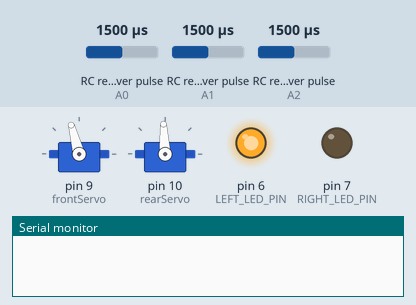
A program run on a simulated Arduino Uno, built with avr-gcc and run on an emulated ATmega328P. Shown: 2 × servo, output pins drawn as LEDs (lit = HIGH), the last lines printed to the serial monitor. Wiring (inferred from the names in the program): 3 × RC receiver channel: data A0 / data A1 / data A2. The inputs (shaded band) are chosen by the test bench; at power-on: RC receiver pulse (sensors on A0, A1, A2) 1500 µs.

Above: at 0.9 s.
1.3 s: RC receiver pulse (sensor on A0) set to 1250 µs
At 4.2 s:
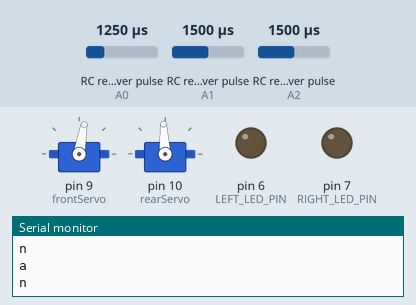
4.3 s: RC receiver pulse (sensor on A1) set to 1472 µs
At 5.8 s:
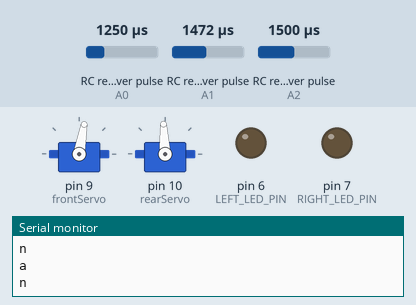
6.9 s: RC receiver pulse (sensor on A1) set to 1449 µs
8.4 s: RC receiver pulse (sensor on A0) set to 1249 µs
At 10.1 s:
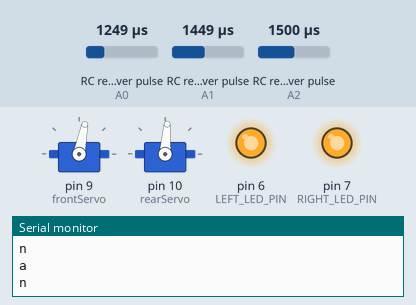
11.4 s: RC receiver pulse (sensor on A1) set to 1500 µs
At 11.7 s:
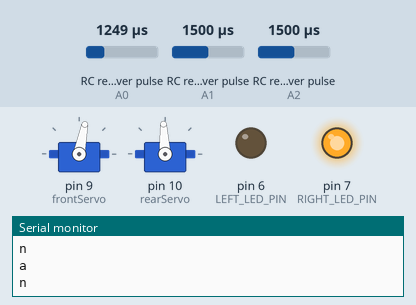
14.4 s: RC receiver pulse (sensor on A0) set to 1020 µs
Timing chart, 0 to 18.4 s (numbered marks = the images above; inputs shaded):
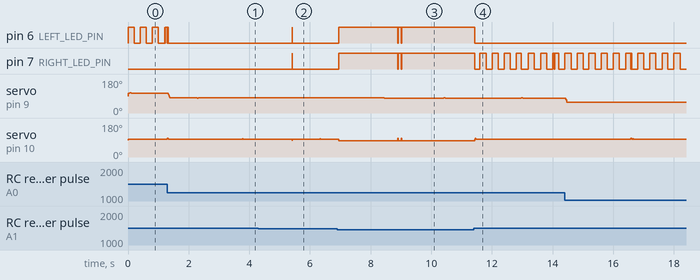

Measured:
- the behaviour switches between 1250 and 1249 µs on RC receiver pulse (sensor on A0) (found by bisection; images 2 and 3)
- after the input at 1.3 s, pin 6 (LEFT_LED_PIN): goes on until 1.3 s, then stays LOW
- after the input at 4.3 s, pin 6 (LEFT_LED_PIN), pin 7 (RIGHT_LED_PIN): LOW → HIGH after 1.1 s, → LOW 0.01 s later
- after the input at 8.4 s, pin 6 (LEFT_LED_PIN), pin 7 (RIGHT_LED_PIN): HIGH → LOW after 0.62 s, → HIGH 0.01 s later; servo on pin 9 (frontServo): 80° → 79° at once
- after the input at 11.4 s, pin 6 (LEFT_LED_PIN): goes on until 11.4 s, then stays LOW

The program:

main.cpp
```cpp
#include <PinChangeInterrupt.h>
#include <Servo.h>

#define CH1 A0
#define CH2 A1
#define CH9 A2

#define LEFT_LED_PIN 6
#define RIGHT_LED_PIN 7

void handleCH1();
void handleCH2();
void handleCH9();

volatile int ch1Pulse = 1500;
volatile int ch2Pulse = 1500;
volatile int ch9Pulse = 1000;

volatile unsigned long ch1Start = 0;
volatile unsigned long ch2Start = 0;
volatile unsigned long ch9Start = 0;

Servo frontServo;
Servo rearServo;

unsigned long lastCheck = 0;
const unsigned long interval = 10;

const int FILTER_SIZE = 5;
int ch1Buffer[FILTER_SIZE] = {1500, 1500, 1500, 1500, 1500};
int ch2Buffer[FILTER_SIZE] = {1500, 1500, 1500, 1500, 1500};
int bufferIndex = 0;

bool autonomousMode = false;
int lastCh9Pulse = 1500;

int average(int* buffer) {
  long sum = 0;
  for (int i = 0; i < FILTER_SIZE; i++) sum += buffer[i];
  return sum / FILTER_SIZE;
}

void setup() {
  Serial.begin(9600);
  pinMode(CH1, INPUT_PULLUP);
  pinMode(CH2, INPUT_PULLUP);
  pinMode(CH9, INPUT_PULLUP);
  pinMode(LEFT_LED_PIN, OUTPUT);
  pinMode(RIGHT_LED_PIN, OUTPUT);

  attachPCINT(digitalPinToPCINT(CH1), handleCH1, CHANGE);
  attachPCINT(digitalPinToPCINT(CH2), handleCH2, CHANGE);
  attachPCINT(digitalPinToPCINT(CH9), handleCH9, CHANGE);

  frontServo.attach(9);
  rearServo.attach(10);
}

void loop() {
  unsigned long now = millis();
  if (now - lastCheck >= interval) {
    lastCheck = now;

    // CH9 신호 변화 감지 → 모드 토글
    if ((lastCh9Pulse <= 1500 && ch9Pulse > 1500) || (lastCh9Pulse > 1500 && ch9Pulse <= 1500)) {
      autonomousMode = !autonomousMode;
      Serial.println(autonomousMode ? "a" : "n");
    }
    lastCh9Pulse = ch9Pulse;

    // 시리얼 명령 처리 (모드 전환 + 오토 동작)
    static char lastRearCmd = 'f';
    static char lastFrontCmd = 's';

    while (Serial.available()) {
      char cmd = Serial.read();

      // 모드 강제 전환
      if (cmd == 'A') {
        if (!autonomousMode) {
          autonomousMode = true;
          Serial.println("a");
        }
      } else if (cmd == 'N') {
        if (autonomousMode) {
          autonomousMode = false;
          Serial.println("n");
        }
      }

      // 오토모드 명령 처리
      if (autonomousMode) {
        if (cmd == 'l') {
          frontServo.write(120);
          lastFrontCmd = cmd;
        } else if (cmd == 'r') {
          frontServo.write(70);
          lastFrontCmd = cmd;
        }if (cmd == 'L') {
          frontServo.write(135);
          lastFrontCmd = cmd;
        } else if (cmd == 'R') {
          frontServo.write(45);
          lastFrontCmd = cmd;
        } else if (cmd == 's') {
          frontServo.write(90);
          lastFrontCmd = cmd;
        } else if (cmd == 'f' || cmd == 'b' || cmd == 't') {
          lastRearCmd = cmd;
        }
      }
    }

    // 오토모드 동작
    if (autonomousMode) {
      if (lastRearCmd == 'f') {
        rearServo.writeMicroseconds(1558);
      } else if (lastRearCmd == 'b') {
        rearServo.writeMicroseconds(1430);
      } else {
        rearServo.writeMicroseconds(1500);
      }

      // LED 제어
      if (lastRearCmd == 'b') {
        digitalWrite(LEFT_LED_PIN, HIGH);
        digitalWrite(RIGHT_LED_PIN, HIGH);
      } else if (lastFrontCmd == 'l') {
        digitalWrite(LEFT_LED_PIN, millis() % 400 < 200 ? HIGH : LOW);
        digitalWrite(RIGHT_LED_PIN, LOW);
      } else if (lastFrontCmd == 'r') {
        digitalWrite(RIGHT_LED_PIN, millis() % 400 < 200 ? HIGH : LOW);
        digitalWrite(LEFT_LED_PIN, LOW);
      } else {
        digitalWrite(LEFT_LED_PIN, LOW);
        digitalWrite(RIGHT_LED_PIN, LOW);
      }

      return;
    }

    // 수동모드
    noInterrupts();
    ch1Buffer[bufferIndex] = ch1Pulse;
    ch2Buffer[bufferIndex] = ch2Pulse;
    interrupts();

    bufferIndex = (bufferIndex + 1) % FILTER_SIZE;
    int ch1Filtered = average(ch1Buffer);
    int ch2Filtered = average(ch2Buffer);

    int steer = constrain(ch1Filtered, 900, 1800);
    int angle = map(steer, 900, 1800, 45, 135);
    angle = constrain(angle, 45, 135);
    frontServo.write(angle);

    int drive = 1500;
    if (ch2Filtered > 1510) {
      drive = 1582;
    } else if (ch2Filtered < 1460) {
      drive = 1430;
    } else {
      drive = 1500;
    }
    rearServo.writeMicroseconds(drive);

    // 수동 LED 제어
    if (drive < 1464) {
      digitalWrite(LEFT_LED_PIN, HIGH);
      digitalWrite(RIGHT_LED_PIN, HIGH);
    } else if (angle > 100) {
      digitalWrite(LEFT_LED_PIN, millis() % 400 < 200 ? HIGH : LOW);
      digitalWrite(RIGHT_LED_PIN, LOW);
    } else if (angle < 80) {
      digitalWrite(RIGHT_LED_PIN, millis() % 400 < 200 ? HIGH : LOW);
      digitalWrite(LEFT_LED_PIN, LOW);
    } else {
      digitalWrite(LEFT_LED_PIN, LOW);
      digitalWrite(RIGHT_LED_PIN, LOW);
    }
  }
}

void handleCH1() {
  if (digitalRead(CH1) == HIGH) ch1Start = micros();
  else if (ch1Start) {
    ch1Pulse = micros() - ch1Start;
    ch1Start = 0;
  }
}

void handleCH2() {
  if (digitalRead(CH2) == HIGH) ch2Start = micros();
  else if (ch2Start) {
    ch2Pulse = micros() - ch2Start;
    ch2Start = 0;
  }
}

void handleCH9() {
  if (digitalRead(CH9) == HIGH) ch9Start = micros();
  else if (ch9Start) {
    ch9Pulse = micros() - ch9Start;
    ch9Start = 0;
  }
}
```
